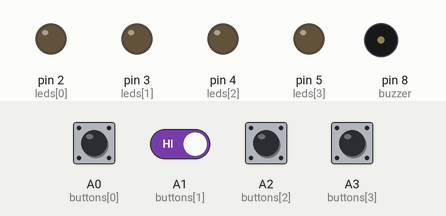
Simulated run of this program. Board: Arduino Uno, built with avr-gcc and run on an emulated ATmega328P. Shown: output pins drawn as LEDs (lit = HIGH), buzzer (waves = sounding). Dashed ring = blinking. The test bench sets the inputs (shaded band); at power-on: A0 (buttons[0]), A1 (buttons[1]), A2 (buttons[2]), A3 (buttons[3]) HIGH. Random numbers use the default seed unless the program sets one.

Above: at 2.2 s.
2.3 s: A0 (buttons[0]) pulled LOW for 0.15 s
At 2.7 s:
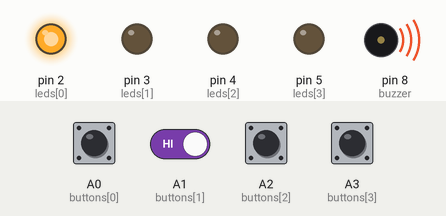
At 3.32 s:
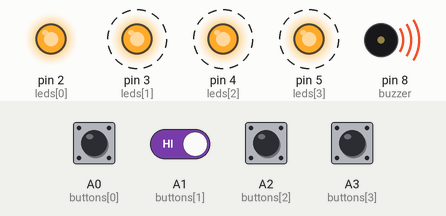
5.3 s: A0 (buttons[0]) driven LOW and A1 (buttons[1]) driven LOW
At 9.3 s:
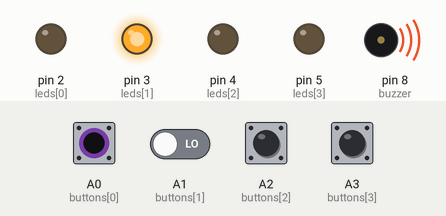
14.3 s: A1 (buttons[1]) driven LOW
Timing chart, 0 to 18.3 s (numbered marks = the images above; inputs shaded):
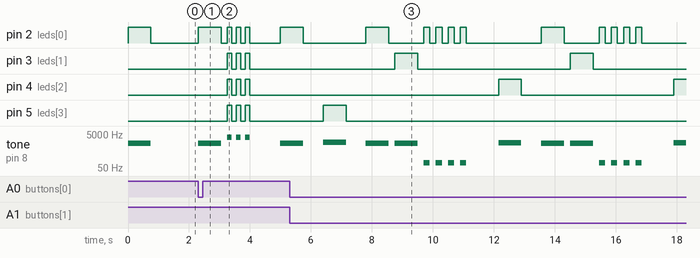

The program:

main.cpp
```cpp
#include <Arduino.h>

const int LEDSCOUNT = 4;
const int timeToNextLvl = 850;
const int buzzer = 8;

const int leds[] = { 2,3,4,5 };
const int buttons[] = { A0,A1,A2,A3 };
const int buzzerSound[] = { 1400,1450,1500,1650 };
const int buzzerLossSound = 100;
const int buzzerWinSound = 3250;

int duration = 0;

int randomSequence[10];
int playerChoice[10];

void SetSequence();
void ShowSequence();
void PlayerInputHandle();
void CheckPlayerAnswer();
void Win();
void GameOver();
bool ArraysTheSame();

void aaa();
void aaa()
{
  while (true)
  {
    for (int i = 0; i < LEDSCOUNT; i++)
    {
      if (digitalRead(buttons[i]) == LOW)
      {
        digitalWrite(leds[i], HIGH);
      }
      else
      {
        digitalWrite(leds[i], LOW);
      }
    }
  }
}

void setup()
{
  for (int i = 0; i < LEDSCOUNT; i++)
  {
    pinMode(leds[i], OUTPUT);
    pinMode(buttons[i], INPUT_PULLUP);
  }

  randomSeed(analogRead(A4));
}

void loop()
{
  //aaa();

  SetSequence();

  ShowSequence();

  PlayerInputHandle();

  CheckPlayerAnswer();

  delay(timeToNextLvl);
}

void SetSequence()
{
  randomSequence[duration] = random(0, LEDSCOUNT);
  duration++;
}

void ShowSequence()
{
  for (int i = 0; i < duration; i++)
  {
    digitalWrite(leds[randomSequence[i]], HIGH);
    tone(buzzer, buzzerSound[randomSequence[i]]);

    delay(750);

    digitalWrite(leds[randomSequence[i]], LOW);
    noTone(buzzer);

    delay(650);
  }
}

void PlayerInputHandle()
{
  int countOfChoice = 0;

  while (countOfChoice < duration)
  {
    for (int i = 0; i < LEDSCOUNT; i++)
    {
      if (digitalRead(buttons[i]) == LOW)
      {
        playerChoice[countOfChoice] = i;
        countOfChoice++;

        digitalWrite(leds[i], HIGH);
        tone(buzzer, buzzerSound[i]);
        delay(750);

        digitalWrite(leds[i], LOW);
        noTone(buzzer);
        delay(200);
      }
    }
  }
}

void CheckPlayerAnswer()
{
  if (ArraysTheSame())
  {
    Win();
  }
  else
  {
    GameOver();
  }
}

void Win()
{
  for (int i = 0; i < 3; i++)
  {
    for (int j = 0; j < LEDSCOUNT; j++)
    {
      digitalWrite(leds[j], HIGH);
    }
    tone(buzzer, buzzerWinSound);
    delay(150);

    for (int j = 0; j < LEDSCOUNT; j++)
    {
      digitalWrite(leds[j], LOW);
    }
    noTone(buzzer);
    delay(150);
  }
}

void GameOver()
{
  for (int i = 0; i < 4; i++)
  {
    digitalWrite(leds[0], HIGH);
    tone(buzzer, buzzerLossSound);
    delay(200);

    digitalWrite(leds[0], LOW);
    noTone(buzzer);
    delay(200);
  }

  duration = 0;
}

bool ArraysTheSame()
{
  for (int i = 0; i < duration; i++)
  {
    if (playerChoice[i] != randomSequence[i])
    {
      return false;
    }
  }

  return true;
}
```

Measured:
- after the input at 2.3 s, pin 2 (leds[0]): LOW → HIGH at once, → LOW 0.75 s later, → HIGH 0.20 s later, → LOW 0.15 s later, … (9 changes in this stretch); pin 3 (leds[1]): alternates HIGH for 0.15 s and LOW for 0.15 s, 6 changes in all, then stays LOW, starting after 0.95 s
- after the input at 5.3 s, pin 3 (leds[1]): LOW → HIGH after 3.5 s, → LOW 0.75 s later; pin 4 (leds[2]): LOW → HIGH after 6.9 s, → LOW 0.75 s later
